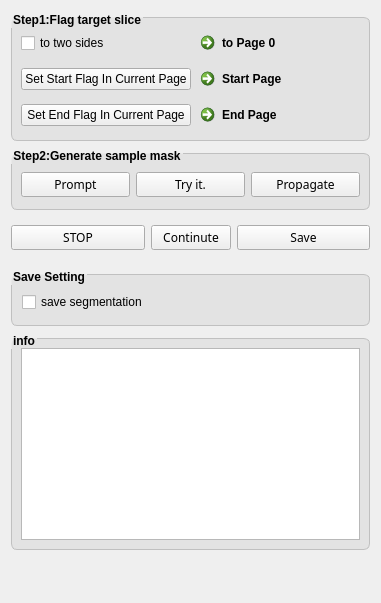
      <widget class="QWidget" name="tabWidgetPage3">
       <attribute name="title">
        <string/>
       </attribute>
       <layout class="QVBoxLayout" name="verticalLayout_2" stretch="1,1,1,1,6">
        <property name="bottomMargin">
         <number>53</number>
        </property>
        <item>
         <widget class="QGroupBox" name="groupBox_3">
          <property name="font">
           <font>
            <family>Segoe UI</family>
            <pointsize>9</pointsize>
            <weight>75</weight>
            <italic>false</italic>
            <bold>true</bold>
           </font>
          </property>
          <property name="styleSheet">
           <string notr="true">QGroupBox {
    font: bold;
    border: 1px solid silver;
    border-radius: 6px;
    margin-top: 6px;
	background: #e3e3e3;
}

</string>
          </property>
          <property name="title">
           <string>Step1:Flag target slice</string>
          </property>
          <property name="alignment">
           <set>Qt::AlignLeading|Qt::AlignLeft|Qt::AlignTop</set>
          </property>
          <property name="flat">
           <bool>false</bool>
          </property>
          <property name="checkable">
           <bool>false</bool>
          </property>
          <layout class="QGridLayout" name="gridLayout_2" columnstretch="0,0">
           <property name="leftMargin">
            <number>9</number>
           </property>
           <property name="topMargin">
            <number>7</number>
           </property>
           <property name="rightMargin">
            <number>8</number>
           </property>
           <property name="bottomMargin">
            <number>7</number>
           </property>
           <property name="horizontalSpacing">
            <number>2</number>
           </property>
           <property name="verticalSpacing">
            <number>0</number>
           </property>
           <item row="0" column="0">
            <widget class="QCheckBox" name="CheckBox_to_two_sides">
             <property name="sizePolicy">
              <sizepolicy hsizetype="Expanding" vsizetype="Fixed">
               <horstretch>0</horstretch>
               <verstretch>0</verstretch>
              </sizepolicy>
             </property>
             <property name="text">
              <string>to two sides</string>
             </property>
             <property name="checked">
              <bool>false</bool>
             </property>
            </widget>
           </item>
           <item row="0" column="1">
            <widget class="QCommandLinkButton" name="CLB_skip_page">
             <property name="sizePolicy">
              <sizepolicy hsizetype="Expanding" vsizetype="Preferred">
               <horstretch>0</horstretch>
               <verstretch>0</verstretch>
              </sizepolicy>
             </property>
             <property name="text">
              <string>to Page 0</string>
             </property>
            </widget>
           </item>
           <item row="2" column="0">
            <widget class="QPushButton" name="Button_end_page">
             <property name="sizePolicy">
              <sizepolicy hsizetype="Expanding" vsizetype="Fixed">
               <horstretch>0</horstretch>
               <verstretch>0</verstretch>
              </sizepolicy>
             </property>
             <property name="text">
              <string>Set End Flag In Current Page</string>
             </property>
            </widget>
           </item>
           <item row="1" column="1">
            <widget class="QCommandLinkButton" name="CLB_start_page">
             <property name="sizePolicy">
              <sizepolicy hsizetype="Expanding" vsizetype="Preferred">
               <horstretch>0</horstretch>
               <verstretch>0</verstretch>
              </sizepolicy>
             </property>
             <property name="text">
              <string>Start Page</string>
             </property>
            </widget>
           </item>
           <item row="1" column="0">
            <widget class="QPushButton" name="Button_start_page">
             <property name="sizePolicy">
              <sizepolicy hsizetype="Expanding" vsizetype="Fixed">
               <horstretch>0</horstretch>
               <verstretch>0</verstretch>
              </sizepolicy>
             </property>
             <property name="text">
              <string>Set Start Flag In Current Page</string>
             </property>
            </widget>
           </item>
           <item row="2" column="1">
            <widget class="QCommandLinkButton" name="CLB_end_page">
             <property name="sizePolicy">
              <sizepolicy hsizetype="Expanding" vsizetype="Preferred">
               <horstretch>0</horstretch>
               <verstretch>0</verstretch>
              </sizepolicy>
             </property>
             <property name="text">
              <string>End Page</string>
             </property>
            </widget>
           </item>
          </layout>
         </widget>
        </item>
        <item>
         <widget class="QGroupBox" name="groupBox_4">
          <property name="sizePolicy">
           <sizepolicy hsizetype="Expanding" vsizetype="Fixed">
            <horstretch>0</horstretch>
            <verstretch>0</verstretch>
           </sizepolicy>
          </property>
          <property name="font">
           <font>
            <family>Segoe UI</family>
            <weight>75</weight>
            <italic>false</italic>
            <bold>true</bold>
           </font>
          </property>
          <property name="styleSheet">
           <string notr="true">QGroupBox {
    font: bold;
    border: 1px solid silver;
    border-radius: 6px;
    margin-top: 6px;
	background: #e3e3e3;
}

</string>
          </property>
          <property name="title">
           <string>Step2:Generate sample mask</string>
          </property>
          <layout class="QHBoxLayout" name="horizontalLayout_2">
           <property name="topMargin">
            <number>18</number>
           </property>
           <property name="bottomMargin">
            <number>12</number>
           </property>
           <item>
            <widget class="QPushButton" name="Button_MG_prompt">
             <property name="sizePolicy">
              <sizepolicy hsizetype="Expanding" vsizetype="Expanding">
               <horstretch>0</horstretch>
               <verstretch>0</verstretch>
              </sizepolicy>
             </property>
             <property name="font">
              <font>
               <family>Segoe UI,SF Pro,PingFang SC,Microsoft YaHei,sans-serif</family>
               <pointsize>9</pointsize>
               <weight>50</weight>
               <bold>false</bold>
              </font>
             </property>
             <property name="text">
              <string>Prompt</string>
             </property>
            </widget>
           </item>
           <item>
            <widget class="QPushButton" name="Button_TryIt">
             <property name="sizePolicy">
              <sizepolicy hsizetype="Expanding" vsizetype="Expanding">
               <horstretch>0</horstretch>
               <verstretch>0</verstretch>
              </sizepolicy>
             </property>
             <property name="font">
              <font>
               <family>Segoe UI,SF Pro,PingFang SC,Microsoft YaHei,sans-serif</family>
               <pointsize>9</pointsize>
               <weight>50</weight>
               <bold>false</bold>
              </font>
             </property>
             <property name="text">
              <string>Try it.</string>
             </property>
            </widget>
           </item>
           <item>
            <widget class="QPushButton" name="ButtonPropagate">
             <property name="sizePolicy">
              <sizepolicy hsizetype="Expanding" vsizetype="Preferred">
               <horstretch>0</horstretch>
               <verstretch>0</verstretch>
              </sizepolicy>
             </property>
             <property name="font">
              <font>
               <family>Segoe UI,SF Pro,PingFang SC,Microsoft YaHei,sans-serif</family>
               <pointsize>9</pointsize>
               <weight>50</weight>
               <bold>false</bold>
              </font>
             </property>
             <property name="text">
              <string>Propagate</string>
             </property>
            </widget>
           </item>
          </layout>
         </widget>
        </item>
        <item>
         <layout class="QHBoxLayout" name="horizontalLayout_5">
          <property name="spacing">
           <number>6</number>
          </property>
          <property name="topMargin">
           <number>9</number>
          </property>
          <property name="bottomMargin">
           <number>12</number>
          </property>
          <item>
           <widget class="QPushButton" name="Button_Stop">
            <property name="sizePolicy">
             <sizepolicy hsizetype="Expanding" vsizetype="Fixed">
              <horstretch>0</horstretch>
              <verstretch>0</verstretch>
             </sizepolicy>
            </property>
            <property name="font">
             <font>
              <family>Segoe UI,SF Pro,PingFang SC,Microsoft YaHei,sans-serif</family>
              <pointsize>9</pointsize>
              <weight>50</weight>
              <bold>false</bold>
             </font>
            </property>
            <property name="text">
             <string>STOP</string>
            </property>
           </widget>
          </item>
          <item>
           <widget class="QPushButton" name="Button_Continute">
            <property name="sizePolicy">
             <sizepolicy hsizetype="Minimum" vsizetype="Fixed">
              <horstretch>0</horstretch>
              <verstretch>0</verstretch>
             </sizepolicy>
            </property>
            <property name="font">
             <font>
              <family>Segoe UI,SF Pro,PingFang SC,Microsoft YaHei,sans-serif</family>
              <pointsize>9</pointsize>
              <weight>50</weight>
              <bold>false</bold>
             </font>
            </property>
            <property name="text">
             <string>Continute</string>
            </property>
           </widget>
          </item>
          <item>
           <widget class="QPushButton" name="Button_Save_generation">
            <property name="sizePolicy">
             <sizepolicy hsizetype="Expanding" vsizetype="Fixed">
              <horstretch>0</horstretch>
              <verstretch>0</verstretch>
             </sizepolicy>
            </property>
            <property name="font">
             <font>
              <family>Segoe UI,SF Pro,PingFang SC,Microsoft YaHei,sans-serif</family>
              <pointsize>9</pointsize>
              <weight>50</weight>
              <bold>false</bold>
             </font>
            </property>
            <property name="text">
             <string>Save</string>
            </property>
           </widget>
          </item>
         </layout>
        </item>
        <item>
         <widget class="QGroupBox" name="groupBox_9">
          <property name="sizePolicy">
           <sizepolicy hsizetype="Preferred" vsizetype="Fixed">
            <horstretch>0</horstretch>
            <verstretch>0</verstretch>
           </sizepolicy>
          </property>
          <property name="styleSheet">
           <string notr="true">QGroupBox {
    font: bold;
    border: 1px solid silver;
    border-radius: 6px;
    margin-top: 6px;
	background: #e3e3e3;
}

</string>
          </property>
          <property name="title">
           <string>Save Setting</string>
          </property>
          <layout class="QHBoxLayout" name="horizontalLayout_4">
           <property name="leftMargin">
            <number>10</number>
           </property>
           <property name="topMargin">
            <number>17</number>
           </property>
           <property name="rightMargin">
            <number>16</number>
           </property>
           <property name="bottomMargin">
            <number>13</number>
           </property>
           <item>
            <widget class="QCheckBox" name="checkBox_save_segmentation">
             <property name="text">
              <string>save segmentation</string>
             </property>
            </widget>
           </item>
          </layout>
         </widget>
        </item>
        <item>
         <widget class="QGroupBox" name="groupBox_8">
          <property name="sizePolicy">
           <sizepolicy hsizetype="Expanding" vsizetype="Expanding">
            <horstretch>0</horstretch>
            <verstretch>1</verstretch>
           </sizepolicy>
          </property>
          <property name="styleSheet">
           <string notr="true">QGroupBox {
    font: bold;
    border: 1px solid silver;
    border-radius: 6px;
    margin-top: 6px;
	background: #e3e3e3;
}

</string>
          </property>
          <property name="title">
           <string>info</string>
          </property>
          <layout class="QGridLayout" name="gridLayout_7">
           <item row="0" column="0">
            <widget class="QTextBrowser" name="textBrowser"/>
           </item>
          </layout>
         </widget>
        </item>
       </layout>
      </widget>
